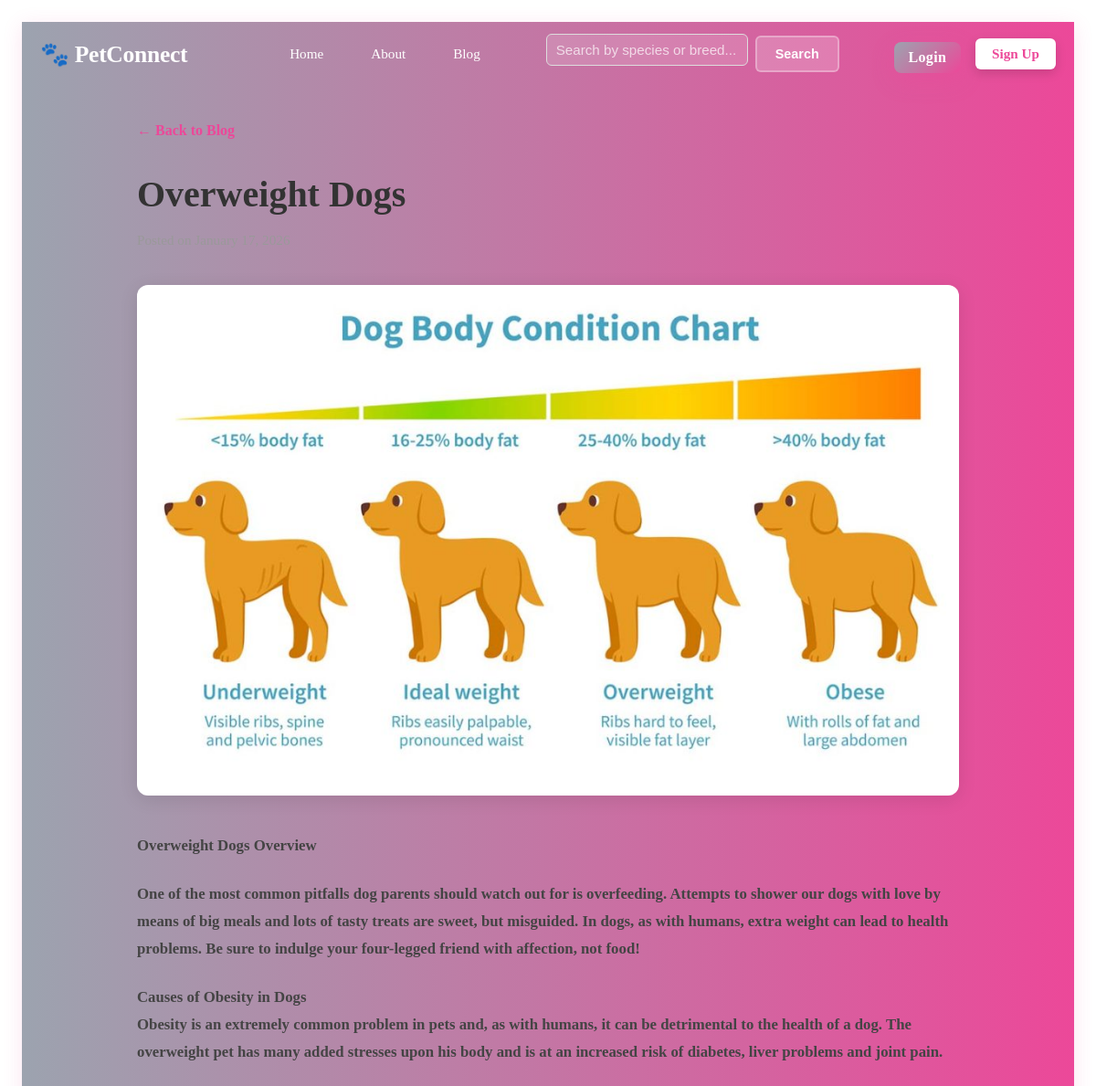
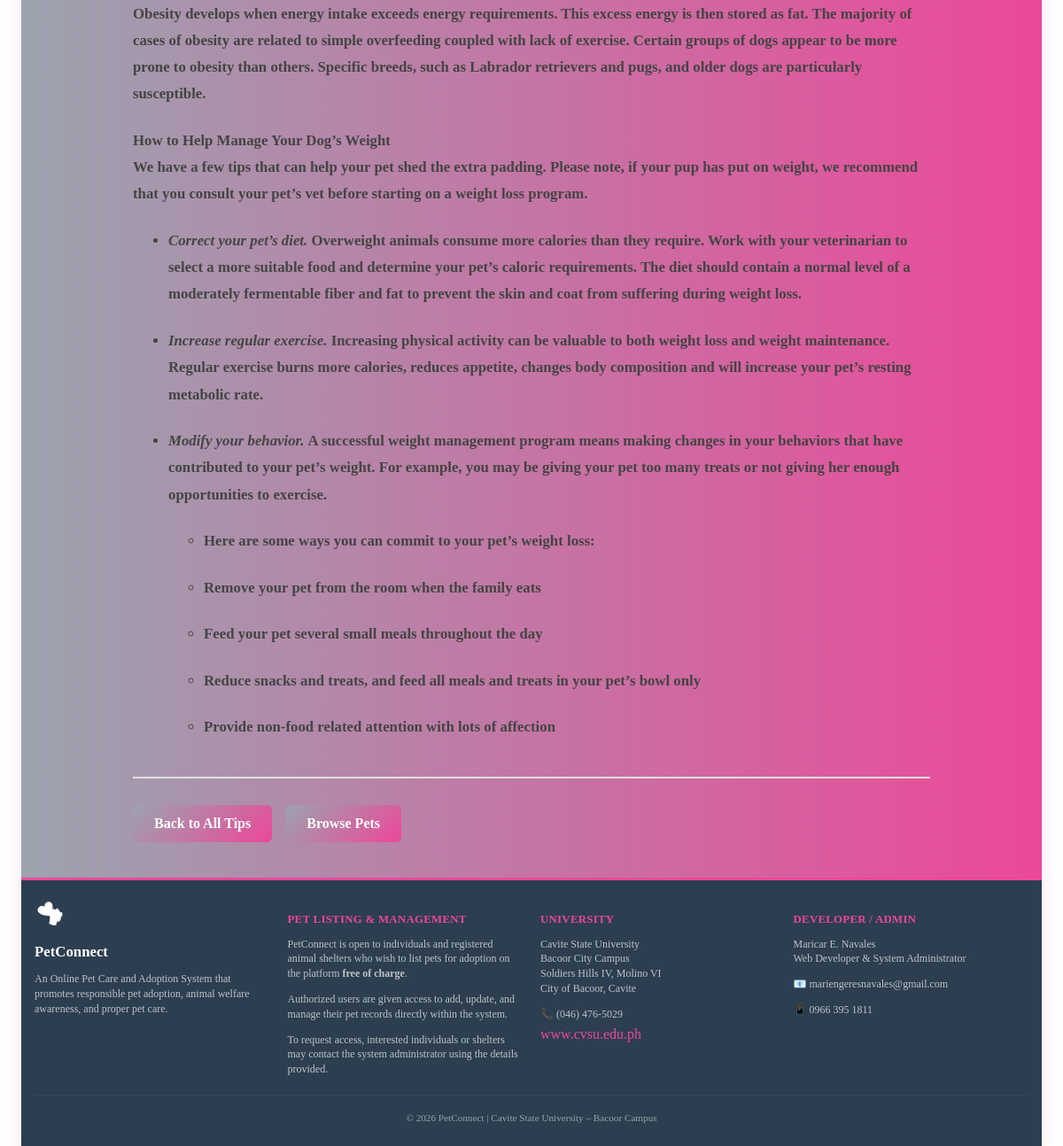
The app's page /tips/2/ with its own data (2 pictures, top to bottom).
### pets/models.py (models this page shows, shortened)
class PetCareTip(models.Model):
    title = models.CharField(max_length=200)
    content = RichTextField()
    image = models.ImageField(upload_to='care_tips/', blank=True, null=True)
    created_at = models.DateTimeField(auto_now_add=True)
    class Meta:
        ordering = ['-created_at']

### pets/views.py (the view)
# urls.py: path('tips/<int:pk>/', pet_tip_detail, name='pet-tip-detail'),
def pet_tip_detail(request, pk):
    tip = PetCareTip.objects.get(pk=pk)
    return render(request, 'app/pet_tip_detail.html', {'tip': tip})

### pets/templates/app/pet_tip_detail.html (shortened to what this page needs)
{% extends 'app/base.html' %}
{% block content %}
<div class="tip-detail-container">
    <div class="tip-detail-header">
        <a href="{% url 'pet-tips' %}" class="back-link">← Back to Blog</a>
        <h1>{{ tip.title }}</h1>
        <p class="tip-posted-date">Posted on {{ tip.created_at|date:"F d, Y" }}</p>
    </div>
    <div class="tip-detail-content">
        {% if tip.image %}
        <div class="tip-detail-image">
            <img src="{{ tip.image.url }}" alt="{{ tip.title }}" class="featured-image">
        </div>
        {% endif %}
        <div class="tip-detail-text">
            {{ tip.content|safe }}
        </div>
        <div class="tip-detail-footer">
            <a href="{% url 'pet-tips' %}" class="btn-back-to-blog">Back to All Tips</a>
            <a href="{% url 'home' %}" class="btn-browse-pets">Browse Pets</a>
        </div>
    </div>
</div>
{% endblock %}

### static/css/pet.css (style rules this page uses)
html, body { height: 100%; margin: 0; padding: 0; }
body { display: flex; flex-direction: column; }
.tip-detail-container { max-width: 900px; margin: 0 auto; padding: 40px 20px; }
.tip-detail-header { margin-bottom: 40px; }
.back-link { display: inline-block; color: #EC4899; text-decoration: none; font-weight: 600; margin-bottom: 20px; transition: all 0.3s ease; }
.tip-detail-header h1 { font-size: 2.5rem; color: #333; margin: 15px 0; line-height: 1.3; }
.tip-posted-date { font-size: 0.95rem; color: #999; margin: 10px 0 0 0; }
.tip-detail-image { width: 100%; margin-bottom: 40px; border-radius: 12px; overflow: hidden; box-shadow: 0 4px 20px rgba(0, 0, 0, 0.1); }
.featured-image { width: 100%; height: auto; display: block; }
.tip-detail-text { font-size: 1.05rem; line-height: 1.8; color: #444; margin-bottom: 40px; }
.tip-detail-text p { margin-bottom: 20px; }
.tip-detail-footer { display: flex; gap: 15px; padding-top: 30px; border-top: 2px solid #e0e0e0; }
.btn-back-to-blog, .btn-browse-pets { display: inline-block; background: linear-gradient(135deg, #9CA3AF 0%, #EC4899 100%); color: white; padding: 12px 24px; border-radius: 6px; text-decoration: none; font-weight: 600; transition: all 0.3s ease; }

### records on screen
PetCareTip: title "Overweight Dogs", image (picture), content "Overweight Dogs Overview One of the most common pitfalls dog parents should watch out for is overfeeding. Attempts to shower our dogs with love by means of big meals and lots of tasty treats are sweet, but misguided. In dogs, as with humans, extra weight can lead to health problems. Be sure to indulge your four-legged friend with affection, not food! Causes of Obesity in Dogs Obesity is an extremely common problem in pets and, as with humans, it can be detrimental to the health of a dog. The overweight pet has many added stresses upon his body and is at an increased risk of diabetes, liver problems and joint pain. Obesity develops when energy intake exceeds energy requirements. This excess…"
